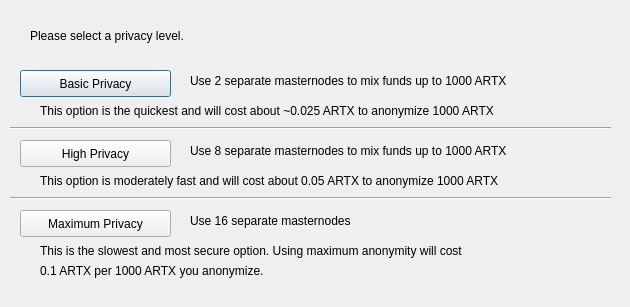
<?xml version="1.0" encoding="UTF-8"?>
<ui version="4.0">
 <class>DarksendConfig</class>
 <widget class="QDialog" name="DarksendConfig">
  <property name="geometry">
   <rect>
    <x>0</x>
    <y>0</y>
    <width>630</width>
    <height>307</height>
   </rect>
  </property>
  <property name="windowTitle">
   <string>Configure Darksend</string>
  </property>
  <widget class="QPushButton" name="buttonBasic">
   <property name="geometry">
    <rect>
     <x>20</x>
     <y>70</y>
     <width>151</width>
     <height>27</height>
    </rect>
   </property>
   <property name="text">
    <string>Basic Privacy</string>
   </property>
  </widget>
  <widget class="QPushButton" name="buttonHigh">
   <property name="geometry">
    <rect>
     <x>20</x>
     <y>140</y>
     <width>151</width>
     <height>27</height>
    </rect>
   </property>
   <property name="text">
    <string>High Privacy</string>
   </property>
  </widget>
  <widget class="QPushButton" name="buttonMax">
   <property name="geometry">
    <rect>
     <x>20</x>
     <y>210</y>
     <width>151</width>
     <height>27</height>
    </rect>
   </property>
   <property name="text">
    <string>Maximum Privacy</string>
   </property>
  </widget>
  <widget class="QLabel" name="label">
   <property name="geometry">
    <rect>
     <x>30</x>
     <y>20</y>
     <width>571</width>
     <height>31</height>
    </rect>
   </property>
   <property name="text">
    <string>Please select a privacy level.</string>
   </property>
  </widget>
  <widget class="QLabel" name="label_2">
   <property name="geometry">
    <rect>
     <x>190</x>
     <y>70</y>
     <width>421</width>
     <height>21</height>
    </rect>
   </property>
   <property name="text">
    <string>Use 2 separate masternodes to mix funds up to 1000 ARTX</string>
   </property>
  </widget>
  <widget class="QLabel" name="label_3">
   <property name="geometry">
    <rect>
     <x>190</x>
     <y>140</y>
     <width>411</width>
     <height>21</height>
    </rect>
   </property>
   <property name="text">
    <string>Use 8 separate masternodes to mix funds up to 1000 ARTX</string>
   </property>
  </widget>
  <widget class="QLabel" name="label_4">
   <property name="geometry">
    <rect>
     <x>190</x>
     <y>210</y>
     <width>421</width>
     <height>21</height>
    </rect>
   </property>
   <property name="text">
    <string>Use 16 separate masternodes</string>
   </property>
  </widget>
  <widget class="QLabel" name="label_6">
   <property name="geometry">
    <rect>
     <x>40</x>
     <y>100</y>
     <width>561</width>
     <height>21</height>
    </rect>
   </property>
   <property name="text">
    <string>This option is the quickest and will cost about ~0.025 ARTX to anonymize 1000 ARTX</string>
   </property>
  </widget>
  <widget class="QLabel" name="label_7">
   <property name="geometry">
    <rect>
     <x>40</x>
     <y>170</y>
     <width>561</width>
     <height>21</height>
    </rect>
   </property>
   <property name="text">
    <string>This option is moderately fast and will cost about 0.05 ARTX to anonymize 1000 ARTX</string>
   </property>
  </widget>
  <widget class="QLabel" name="label_8">
   <property name="geometry">
    <rect>
     <x>40</x>
     <y>240</y>
     <width>561</width>
     <height>21</height>
    </rect>
   </property>
   <property name="text">
    <string>This is the slowest and most secure option. Using maximum anonymity will cost</string>
   </property>
  </widget>
  <widget class="QLabel" name="label_9">
   <property name="geometry">
    <rect>
     <x>40</x>
     <y>260</y>
     <width>561</width>
     <height>21</height>
    </rect>
   </property>
   <property name="text">
    <string>0.1 ARTX per 1000 ARTX you anonymize.</string>
   </property>
  </widget>
  <widget class="Line" name="line">
   <property name="geometry">
    <rect>
     <x>10</x>
     <y>120</y>
     <width>601</width>
     <height>16</height>
    </rect>
   </property>
   <property name="orientation">
    <enum>Qt::Horizontal</enum>
   </property>
  </widget>
  <widget class="Line" name="line_2">
   <property name="geometry">
    <rect>
     <x>10</x>
     <y>190</y>
     <width>601</width>
     <height>16</height>
    </rect>
   </property>
   <property name="orientation">
    <enum>Qt::Horizontal</enum>
   </property>
  </widget>
 </widget>
 <resources/>
 <connections/>
</ui>
